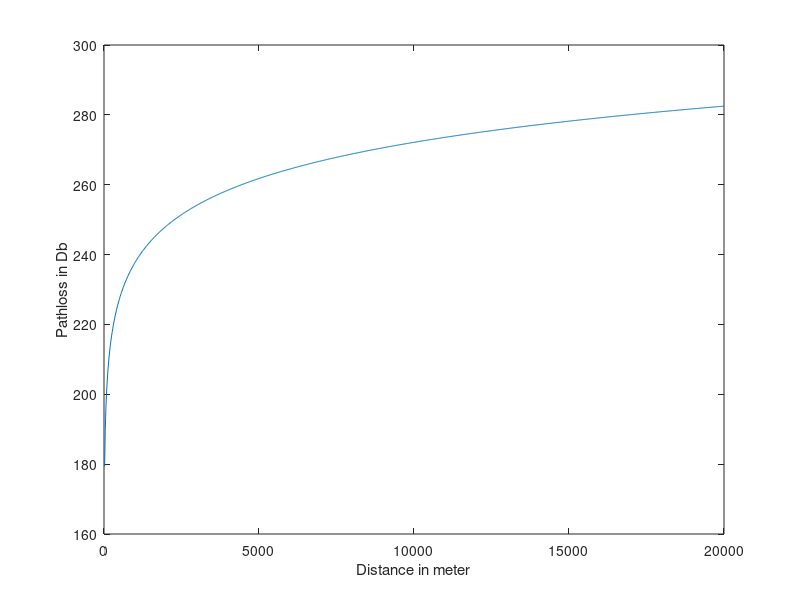
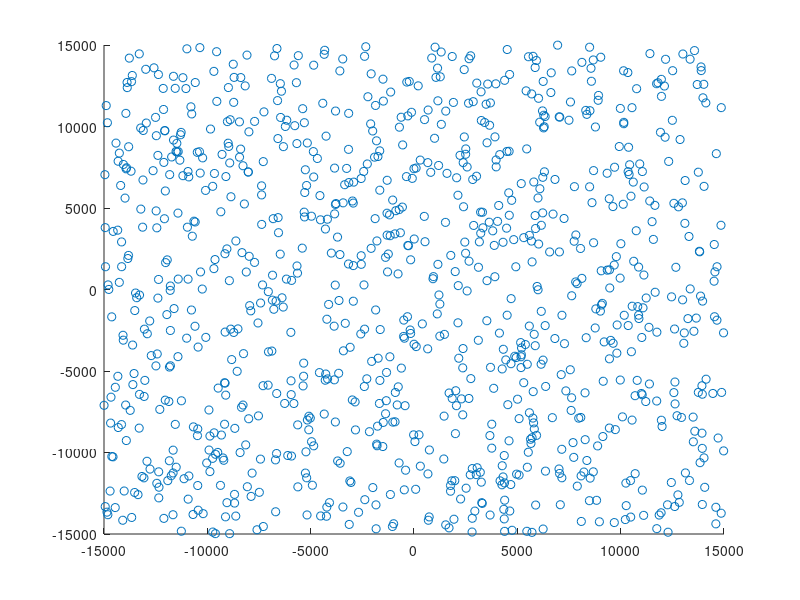

Reproduce these figures in MATLAB, in order.
clc;
clear all;
close all;

% Code Style Guide
% 1 - User _ in variable names
% 2 - Use space before and after +,-,=
% 3 - Use space after ,
%
%


Fc = 1800; % Carrier freq (Mhz)
H_bts = 40; % Height of BTS
User_number = 1000;

Tx_power = 46; % BTS power (dBm) 
Tx_a_gain = 18; % Anten gain (dBi)
Tx_c_loss = 2.5; % Anten  cable loss (dB)
Tx_EiRP = Tx_power + Tx_a_gain - Tx_c_loss;% Effective isotropic radiated power (dBm)

User_database=zeros(User_number,4); % Matrix for user positions other user related informations

User_database(:,1) = randi([-15000,15000], 1, User_number); %generate random user position X (meter)
User_database(:,2) = randi([-15000,15000], 1, User_number); %generate random user position Y (meter)
User_database(:,3) = sqrt(User_database(:,1).*User_database(:,1) + User_database(:,2).*User_database(:,2)); % Calculated distane between user and BTS (meter)

%%%%%%%%
% Okumura-Hata Model model for open area (Developed by Masaharu Hata after Okumura)
% A = 69.55 + 26.16*log10(Fc) - 13.82*log10(hb);
% B = 44.9 - 6.55*log10(hb);
% D = 4.78*log10(Fc)^2 + 18.33*log10(Fc) + 40.94;
% Pathloss_formula = A + B*log10(User_database(:,3)) - D; 

%%%%%%%%%%%%%%%
% Cost-231 Model (also known as COST-Hata-Model) 
% http://mobilityfirst.winlab.rutgers.edu/~narayan/Course/Wless/Lecture_3_RadioPropagationModel_Sneha.pdf
A = 46.3 + 33.9*log10(Fc) - 13.82*log10(H_bts); % a(hm) need to be clarified
B = 44.9 - 6.55*log10(H_bts);
C = 0; % 0 for medium-seze city and suburban; 3 for metropolitancenters
Pathloss_formula = A + B*log10(User_database(:,3)) + C;  %(dB)

figure 1;
  distance=linspace(0,20000,1000); % 0 -20Km, 1K sample
  title(['Cost-231 Model, Fc=' num2str(Fc) ', H_bts=' num2str(H_bts)])
  plot(distance,A + B*log10(distance) + C)
  xlabel('Distance in meter')
  ylabel('Pathloss in Db')

User_database(:,4) = Tx_EiRP - Pathloss_formula; % Recieved power by user

figure 2;
  scatter(User_database(:,1),User_database(:,2)); %%plot user positions